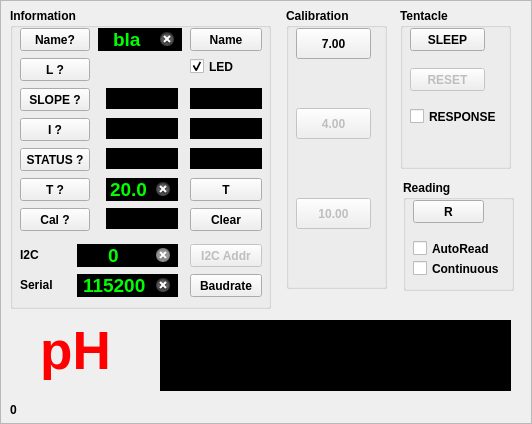
<?xml version="1.0" encoding="UTF-8"?>
<ui version="4.0">
 <class>EZOFrame</class>
 <widget class="QFrame" name="EZOFrame">
  <property name="geometry">
   <rect>
    <x>0</x>
    <y>0</y>
    <width>532</width>
    <height>424</height>
   </rect>
  </property>
  <property name="windowTitle">
   <string>Frame</string>
  </property>
  <property name="frameShape">
   <enum>QFrame::StyledPanel</enum>
  </property>
  <property name="frameShadow">
   <enum>QFrame::Raised</enum>
  </property>
  <widget class="QGroupBox" name="gbCalibration">
   <property name="geometry">
    <rect>
     <x>286</x>
     <y>8</y>
     <width>101</width>
     <height>281</height>
    </rect>
   </property>
   <property name="font">
    <font>
     <weight>75</weight>
     <bold>true</bold>
    </font>
   </property>
   <property name="title">
    <string>Calibration</string>
   </property>
   <widget class="QPushButton" name="btnCalMid">
    <property name="geometry">
     <rect>
      <x>10</x>
      <y>20</y>
      <width>75</width>
      <height>31</height>
     </rect>
    </property>
    <property name="text">
     <string>7.00</string>
    </property>
   </widget>
   <widget class="QPushButton" name="btnCalLow">
    <property name="enabled">
     <bool>false</bool>
    </property>
    <property name="geometry">
     <rect>
      <x>10</x>
      <y>100</y>
      <width>75</width>
      <height>31</height>
     </rect>
    </property>
    <property name="text">
     <string>4.00</string>
    </property>
   </widget>
   <widget class="QPushButton" name="btnCalHigh">
    <property name="enabled">
     <bool>false</bool>
    </property>
    <property name="geometry">
     <rect>
      <x>10</x>
      <y>190</y>
      <width>75</width>
      <height>31</height>
     </rect>
    </property>
    <property name="text">
     <string>10.00</string>
    </property>
   </widget>
   <widget class="QLabel" name="label_2">
    <property name="geometry">
     <rect>
      <x>16</x>
      <y>55</y>
      <width>64</width>
      <height>40</height>
     </rect>
    </property>
    <property name="text">
     <string/>
    </property>
    <property name="pixmap">
     <pixmap resource="atlasusb.qrc">:/new/arrows/images/1446825729_icon-arrow-down-b.ico</pixmap>
    </property>
    <property name="scaledContents">
     <bool>true</bool>
    </property>
    <property name="alignment">
     <set>Qt::AlignCenter</set>
    </property>
   </widget>
   <widget class="QLabel" name="label_3">
    <property name="geometry">
     <rect>
      <x>16</x>
      <y>145</y>
      <width>64</width>
      <height>40</height>
     </rect>
    </property>
    <property name="text">
     <string/>
    </property>
    <property name="pixmap">
     <pixmap resource="atlasusb.qrc">:/new/arrows/images/1446825729_icon-arrow-down-b.ico</pixmap>
    </property>
    <property name="scaledContents">
     <bool>true</bool>
    </property>
    <property name="alignment">
     <set>Qt::AlignCenter</set>
    </property>
   </widget>
  </widget>
  <widget class="QGroupBox" name="gbSys">
   <property name="geometry">
    <rect>
     <x>400</x>
     <y>8</y>
     <width>111</width>
     <height>161</height>
    </rect>
   </property>
   <property name="font">
    <font>
     <weight>75</weight>
     <bold>true</bold>
    </font>
   </property>
   <property name="title">
    <string>Tentacle</string>
   </property>
   <widget class="QPushButton" name="btnSleep">
    <property name="geometry">
     <rect>
      <x>10</x>
      <y>20</y>
      <width>75</width>
      <height>23</height>
     </rect>
    </property>
    <property name="text">
     <string>SLEEP</string>
    </property>
   </widget>
   <widget class="QPushButton" name="btnFactReset">
    <property name="enabled">
     <bool>false</bool>
    </property>
    <property name="geometry">
     <rect>
      <x>10</x>
      <y>60</y>
      <width>75</width>
      <height>23</height>
     </rect>
    </property>
    <property name="text">
     <string>RESET</string>
    </property>
   </widget>
   <widget class="QCheckBox" name="respCB">
    <property name="enabled">
     <bool>true</bool>
    </property>
    <property name="geometry">
     <rect>
      <x>10</x>
      <y>100</y>
      <width>91</width>
      <height>17</height>
     </rect>
    </property>
    <property name="text">
     <string>RESPONSE</string>
    </property>
   </widget>
  </widget>
  <widget class="QGroupBox" name="infoGroupBox">
   <property name="geometry">
    <rect>
     <x>10</x>
     <y>8</y>
     <width>261</width>
     <height>301</height>
    </rect>
   </property>
   <property name="sizePolicy">
    <sizepolicy hsizetype="Minimum" vsizetype="Fixed">
     <horstretch>0</horstretch>
     <verstretch>0</verstretch>
    </sizepolicy>
   </property>
   <property name="font">
    <font>
     <weight>75</weight>
     <bold>true</bold>
    </font>
   </property>
   <property name="title">
    <string>Information</string>
   </property>
   <widget class="QPushButton" name="btnSlope">
    <property name="geometry">
     <rect>
      <x>10</x>
      <y>80</y>
      <width>70</width>
      <height>23</height>
     </rect>
    </property>
    <property name="text">
     <string>SLOPE ?</string>
    </property>
   </widget>
   <widget class="QPushButton" name="btnInfo">
    <property name="geometry">
     <rect>
      <x>10</x>
      <y>110</y>
      <width>70</width>
      <height>23</height>
     </rect>
    </property>
    <property name="text">
     <string>I ?</string>
    </property>
   </widget>
   <widget class="QPushButton" name="btnStatus">
    <property name="geometry">
     <rect>
      <x>10</x>
      <y>140</y>
      <width>70</width>
      <height>23</height>
     </rect>
    </property>
    <property name="sizePolicy">
     <sizepolicy hsizetype="Minimum" vsizetype="Fixed">
      <horstretch>0</horstretch>
      <verstretch>0</verstretch>
     </sizepolicy>
    </property>
    <property name="text">
     <string>STATUS ?</string>
    </property>
   </widget>
   <widget class="QLabel" name="acidSlopeLabel">
    <property name="geometry">
     <rect>
      <x>96</x>
      <y>80</y>
      <width>72</width>
      <height>21</height>
     </rect>
    </property>
    <property name="font">
     <font>
      <family>Arial</family>
      <pointsize>12</pointsize>
      <weight>75</weight>
      <bold>true</bold>
     </font>
    </property>
    <property name="styleSheet">
     <string notr="true">background: black;
color: yellow;
</string>
    </property>
    <property name="text">
     <string/>
    </property>
    <property name="textFormat">
     <enum>Qt::PlainText</enum>
    </property>
    <property name="alignment">
     <set>Qt::AlignCenter</set>
    </property>
    <property name="margin">
     <number>4</number>
    </property>
   </widget>
   <widget class="QLabel" name="basicSlopeLabel">
    <property name="geometry">
     <rect>
      <x>180</x>
      <y>80</y>
      <width>72</width>
      <height>21</height>
     </rect>
    </property>
    <property name="font">
     <font>
      <family>Arial</family>
      <pointsize>12</pointsize>
      <weight>75</weight>
      <bold>true</bold>
     </font>
    </property>
    <property name="styleSheet">
     <string notr="true">background: black;
color: yellow;
</string>
    </property>
    <property name="text">
     <string/>
    </property>
    <property name="textFormat">
     <enum>Qt::PlainText</enum>
    </property>
    <property name="alignment">
     <set>Qt::AlignCenter</set>
    </property>
    <property name="margin">
     <number>4</number>
    </property>
   </widget>
   <widget class="QLabel" name="probeLabel">
    <property name="geometry">
     <rect>
      <x>96</x>
      <y>110</y>
      <width>72</width>
      <height>21</height>
     </rect>
    </property>
    <property name="font">
     <font>
      <family>Arial</family>
      <pointsize>12</pointsize>
      <weight>75</weight>
      <bold>true</bold>
     </font>
    </property>
    <property name="styleSheet">
     <string notr="true">background: black;
color: yellow;
</string>
    </property>
    <property name="text">
     <string/>
    </property>
    <property name="textFormat">
     <enum>Qt::PlainText</enum>
    </property>
    <property name="alignment">
     <set>Qt::AlignCenter</set>
    </property>
    <property name="margin">
     <number>4</number>
    </property>
   </widget>
   <widget class="QLabel" name="rstLabel">
    <property name="geometry">
     <rect>
      <x>96</x>
      <y>140</y>
      <width>72</width>
      <height>21</height>
     </rect>
    </property>
    <property name="font">
     <font>
      <family>Arial</family>
      <pointsize>12</pointsize>
      <weight>75</weight>
      <bold>true</bold>
     </font>
    </property>
    <property name="styleSheet">
     <string notr="true">background: black;
color: yellow;
</string>
    </property>
    <property name="text">
     <string/>
    </property>
    <property name="textFormat">
     <enum>Qt::PlainText</enum>
    </property>
    <property name="alignment">
     <set>Qt::AlignCenter</set>
    </property>
    <property name="margin">
     <number>4</number>
    </property>
   </widget>
   <widget class="QLabel" name="versionLabel">
    <property name="geometry">
     <rect>
      <x>180</x>
      <y>110</y>
      <width>72</width>
      <height>21</height>
     </rect>
    </property>
    <property name="font">
     <font>
      <family>Arial</family>
      <pointsize>12</pointsize>
      <weight>75</weight>
      <bold>true</bold>
     </font>
    </property>
    <property name="styleSheet">
     <string notr="true">background: black;
color: yellow;
</string>
    </property>
    <property name="text">
     <string/>
    </property>
    <property name="textFormat">
     <enum>Qt::PlainText</enum>
    </property>
    <property name="alignment">
     <set>Qt::AlignCenter</set>
    </property>
    <property name="margin">
     <number>4</number>
    </property>
   </widget>
   <widget class="QLabel" name="voltLabel">
    <property name="geometry">
     <rect>
      <x>180</x>
      <y>140</y>
      <width>72</width>
      <height>21</height>
     </rect>
    </property>
    <property name="font">
     <font>
      <family>Arial</family>
      <pointsize>12</pointsize>
      <weight>75</weight>
      <bold>true</bold>
     </font>
    </property>
    <property name="styleSheet">
     <string notr="true">background: black;
color: yellow;
</string>
    </property>
    <property name="text">
     <string/>
    </property>
    <property name="textFormat">
     <enum>Qt::PlainText</enum>
    </property>
    <property name="alignment">
     <set>Qt::AlignCenter</set>
    </property>
    <property name="margin">
     <number>4</number>
    </property>
   </widget>
   <widget class="QPushButton" name="btnLED">
    <property name="geometry">
     <rect>
      <x>10</x>
      <y>50</y>
      <width>70</width>
      <height>23</height>
     </rect>
    </property>
    <property name="text">
     <string>L ?</string>
    </property>
   </widget>
   <widget class="QPushButton" name="btnGetTemp">
    <property name="geometry">
     <rect>
      <x>10</x>
      <y>170</y>
      <width>70</width>
      <height>23</height>
     </rect>
    </property>
    <property name="text">
     <string>T ?</string>
    </property>
   </widget>
   <widget class="QPushButton" name="btnCal">
    <property name="geometry">
     <rect>
      <x>10</x>
      <y>200</y>
      <width>70</width>
      <height>23</height>
     </rect>
    </property>
    <property name="text">
     <string>Cal ?</string>
    </property>
   </widget>
   <widget class="QLabel" name="calLabel">
    <property name="geometry">
     <rect>
      <x>96</x>
      <y>200</y>
      <width>72</width>
      <height>21</height>
     </rect>
    </property>
    <property name="font">
     <font>
      <family>Arial</family>
      <pointsize>12</pointsize>
      <weight>75</weight>
      <bold>true</bold>
     </font>
    </property>
    <property name="styleSheet">
     <string notr="true">background: black;
color: yellow;
</string>
    </property>
    <property name="text">
     <string/>
    </property>
    <property name="textFormat">
     <enum>Qt::PlainText</enum>
    </property>
    <property name="alignment">
     <set>Qt::AlignCenter</set>
    </property>
    <property name="margin">
     <number>4</number>
    </property>
   </widget>
   <widget class="QLineEdit" name="leTemp">
    <property name="geometry">
     <rect>
      <x>96</x>
      <y>170</y>
      <width>72</width>
      <height>23</height>
     </rect>
    </property>
    <property name="font">
     <font>
      <family>Arial</family>
      <pointsize>14</pointsize>
      <weight>75</weight>
      <bold>true</bold>
     </font>
    </property>
    <property name="autoFillBackground">
     <bool>false</bool>
    </property>
    <property name="styleSheet">
     <string notr="true">background: black;
color: lime;
</string>
    </property>
    <property name="text">
     <string>20.0</string>
    </property>
    <property name="frame">
     <bool>false</bool>
    </property>
    <property name="alignment">
     <set>Qt::AlignCenter</set>
    </property>
    <property name="clearButtonEnabled">
     <bool>true</bool>
    </property>
   </widget>
   <widget class="QPushButton" name="btnSetTemp">
    <property name="geometry">
     <rect>
      <x>180</x>
      <y>170</y>
      <width>72</width>
      <height>23</height>
     </rect>
    </property>
    <property name="text">
     <string>T</string>
    </property>
   </widget>
   <widget class="QCheckBox" name="ledCheckBox">
    <property name="geometry">
     <rect>
      <x>180</x>
      <y>50</y>
      <width>61</width>
      <height>17</height>
     </rect>
    </property>
    <property name="autoFillBackground">
     <bool>false</bool>
    </property>
    <property name="text">
     <string>LED</string>
    </property>
    <property name="checked">
     <bool>true</bool>
    </property>
   </widget>
   <widget class="QPushButton" name="btnI2CAddr">
    <property name="enabled">
     <bool>false</bool>
    </property>
    <property name="geometry">
     <rect>
      <x>180</x>
      <y>236</y>
      <width>72</width>
      <height>23</height>
     </rect>
    </property>
    <property name="text">
     <string>I2C Addr</string>
    </property>
   </widget>
   <widget class="QLineEdit" name="leI2CAddress">
    <property name="enabled">
     <bool>false</bool>
    </property>
    <property name="geometry">
     <rect>
      <x>67</x>
      <y>236</y>
      <width>101</width>
      <height>23</height>
     </rect>
    </property>
    <property name="font">
     <font>
      <family>Arial</family>
      <pointsize>14</pointsize>
      <weight>75</weight>
      <bold>true</bold>
     </font>
    </property>
    <property name="autoFillBackground">
     <bool>false</bool>
    </property>
    <property name="styleSheet">
     <string notr="true">background: black;
color: lime;
</string>
    </property>
    <property name="text">
     <string>0</string>
    </property>
    <property name="frame">
     <bool>false</bool>
    </property>
    <property name="alignment">
     <set>Qt::AlignCenter</set>
    </property>
    <property name="clearButtonEnabled">
     <bool>true</bool>
    </property>
   </widget>
   <widget class="LedIndicator" name="stateLed" native="true">
    <property name="geometry">
     <rect>
      <x>110</x>
      <y>20</y>
      <width>25</width>
      <height>25</height>
     </rect>
    </property>
   </widget>
   <widget class="QPushButton" name="btnCalClear">
    <property name="enabled">
     <bool>true</bool>
    </property>
    <property name="geometry">
     <rect>
      <x>180</x>
      <y>200</y>
      <width>72</width>
      <height>23</height>
     </rect>
    </property>
    <property name="text">
     <string>Clear</string>
    </property>
   </widget>
   <widget class="QPushButton" name="btnBaud">
    <property name="enabled">
     <bool>true</bool>
    </property>
    <property name="geometry">
     <rect>
      <x>180</x>
      <y>266</y>
      <width>72</width>
      <height>23</height>
     </rect>
    </property>
    <property name="text">
     <string>Baudrate</string>
    </property>
   </widget>
   <widget class="QLineEdit" name="leBaud">
    <property name="geometry">
     <rect>
      <x>67</x>
      <y>266</y>
      <width>101</width>
      <height>23</height>
     </rect>
    </property>
    <property name="font">
     <font>
      <family>Arial</family>
      <pointsize>14</pointsize>
      <weight>75</weight>
      <bold>true</bold>
     </font>
    </property>
    <property name="autoFillBackground">
     <bool>false</bool>
    </property>
    <property name="styleSheet">
     <string notr="true">background: black;
color: lime;
</string>
    </property>
    <property name="text">
     <string>115200</string>
    </property>
    <property name="frame">
     <bool>false</bool>
    </property>
    <property name="alignment">
     <set>Qt::AlignCenter</set>
    </property>
    <property name="clearButtonEnabled">
     <bool>true</bool>
    </property>
   </widget>
   <widget class="QLabel" name="label">
    <property name="geometry">
     <rect>
      <x>10</x>
      <y>240</y>
      <width>47</width>
      <height>13</height>
     </rect>
    </property>
    <property name="text">
     <string>I2C</string>
    </property>
   </widget>
   <widget class="QLabel" name="label_4">
    <property name="geometry">
     <rect>
      <x>10</x>
      <y>270</y>
      <width>47</width>
      <height>13</height>
     </rect>
    </property>
    <property name="text">
     <string>Serial</string>
    </property>
   </widget>
   <widget class="QPushButton" name="btnGetName">
    <property name="geometry">
     <rect>
      <x>10</x>
      <y>20</y>
      <width>70</width>
      <height>23</height>
     </rect>
    </property>
    <property name="text">
     <string>Name?</string>
    </property>
   </widget>
   <widget class="QPushButton" name="btnSetName">
    <property name="geometry">
     <rect>
      <x>180</x>
      <y>20</y>
      <width>72</width>
      <height>23</height>
     </rect>
    </property>
    <property name="text">
     <string>Name</string>
    </property>
   </widget>
   <widget class="QLineEdit" name="leName">
    <property name="geometry">
     <rect>
      <x>88</x>
      <y>20</y>
      <width>84</width>
      <height>23</height>
     </rect>
    </property>
    <property name="font">
     <font>
      <family>Arial</family>
      <pointsize>14</pointsize>
      <weight>75</weight>
      <bold>true</bold>
     </font>
    </property>
    <property name="autoFillBackground">
     <bool>false</bool>
    </property>
    <property name="styleSheet">
     <string notr="true">background: black;
color: lime;
</string>
    </property>
    <property name="text">
     <string>bla</string>
    </property>
    <property name="frame">
     <bool>false</bool>
    </property>
    <property name="alignment">
     <set>Qt::AlignCenter</set>
    </property>
    <property name="clearButtonEnabled">
     <bool>true</bool>
    </property>
   </widget>
  </widget>
  <widget class="QLabel" name="valueLabel">
   <property name="geometry">
    <rect>
     <x>160</x>
     <y>320</y>
     <width>351</width>
     <height>71</height>
    </rect>
   </property>
   <property name="font">
    <font>
     <family>Arial</family>
     <pointsize>40</pointsize>
     <weight>75</weight>
     <bold>true</bold>
    </font>
   </property>
   <property name="styleSheet">
    <string notr="true">background: black;
color: orange;
</string>
   </property>
   <property name="text">
    <string/>
   </property>
   <property name="textFormat">
    <enum>Qt::PlainText</enum>
   </property>
   <property name="alignment">
    <set>Qt::AlignCenter</set>
   </property>
   <property name="margin">
    <number>4</number>
   </property>
  </widget>
  <widget class="QGroupBox" name="gbRead">
   <property name="geometry">
    <rect>
     <x>403</x>
     <y>180</y>
     <width>111</width>
     <height>111</height>
    </rect>
   </property>
   <property name="font">
    <font>
     <weight>75</weight>
     <bold>true</bold>
    </font>
   </property>
   <property name="title">
    <string>Reading</string>
   </property>
   <widget class="QPushButton" name="btnReadMeas">
    <property name="geometry">
     <rect>
      <x>10</x>
      <y>20</y>
      <width>71</width>
      <height>23</height>
     </rect>
    </property>
    <property name="text">
     <string>R</string>
    </property>
   </widget>
   <widget class="QCheckBox" name="cbAuto">
    <property name="geometry">
     <rect>
      <x>10</x>
      <y>60</y>
      <width>91</width>
      <height>17</height>
     </rect>
    </property>
    <property name="text">
     <string>AutoRead</string>
    </property>
   </widget>
   <widget class="QCheckBox" name="contCB">
    <property name="enabled">
     <bool>true</bool>
    </property>
    <property name="geometry">
     <rect>
      <x>10</x>
      <y>80</y>
      <width>101</width>
      <height>17</height>
     </rect>
    </property>
    <property name="text">
     <string>Continuous</string>
    </property>
   </widget>
  </widget>
  <widget class="QLabel" name="EZOLabel">
   <property name="geometry">
    <rect>
     <x>10</x>
     <y>320</y>
     <width>131</width>
     <height>61</height>
    </rect>
   </property>
   <property name="font">
    <font>
     <pointsize>40</pointsize>
     <weight>75</weight>
     <bold>true</bold>
    </font>
   </property>
   <property name="styleSheet">
    <string notr="true">color: red;</string>
   </property>
   <property name="text">
    <string>pH</string>
   </property>
   <property name="alignment">
    <set>Qt::AlignCenter</set>
   </property>
  </widget>
  <widget class="QLabel" name="statusLabel">
   <property name="geometry">
    <rect>
     <x>10</x>
     <y>400</y>
     <width>527</width>
     <height>20</height>
    </rect>
   </property>
   <property name="font">
    <font>
     <weight>75</weight>
     <bold>true</bold>
    </font>
   </property>
   <property name="text">
    <string>0</string>
   </property>
  </widget>
 </widget>
 <customwidgets>
  <customwidget>
   <class>LedIndicator</class>
   <extends>QWidget</extends>
   <header>ledindicator.h</header>
   <container>1</container>
  </customwidget>
 </customwidgets>
 <resources>
  <include location="atlasusb.qrc"/>
 </resources>
 <connections/>
</ui>
